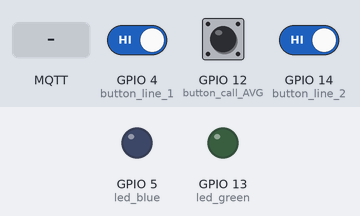
The sketch below on a simulated ESP8266 (NodeMCU). On the bench: output pins drawn as LEDs (lit = HIGH). The inputs (shaded band) are chosen by the test bench; at power-on: GPIO 12 (button_call_AVG) HIGH, GPIO 4 (button_line_1) HIGH, GPIO 14 (button_line_2) HIGH. WiFi joins after 1.5 s; servers stay silent unless stated; no MQTT or app messages arrive unless stated; what the sketch prints to the serial monitor is not drawn.

Above: at 2.7 s.
2.8 s: MQTT message "ON" arrives on the first subscribed topic
At 3.3 s:
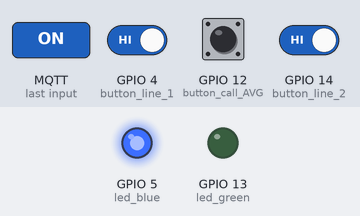
4.3 s: GPIO 12 (button_call_AVG) pulled LOW for 0.15 s
At 4.8 s:
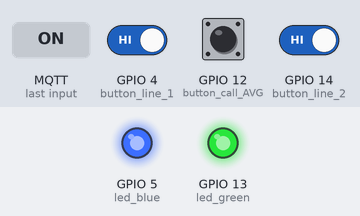
5.9 s: MQTT message "OFF" arrives on the first subscribed topic
At 6.9 s:
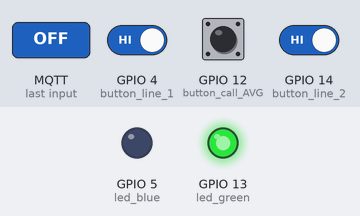
7.4 s: MQTT message "done_1" arrives on the first subscribed topic
At 8.2 s:
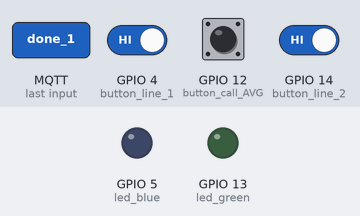
8.9 s: GPIO 12 (button_call_AVG) pulled LOW for 1 s
At 10.8 s:
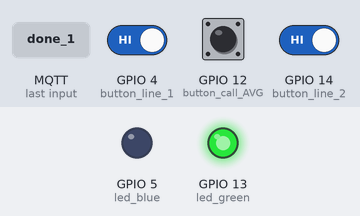
Timing chart, 0 to 12.3 s (numbered marks = the images above; inputs shaded):
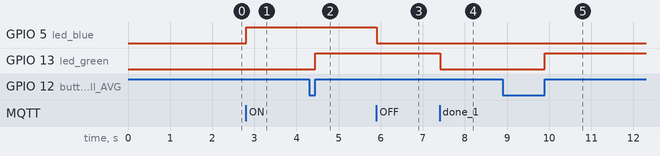

The sketch:

client1_phu.ino
```cpp
#define led_blue 5
#define led_green 13
#define button_line_1 4
#define button_line_2 14
#define button_call_AVG 12
#include <PubSubClient.h>
#include <ESP8266WiFi.h>

WiFiClient client;
PubSubClient mqtt_client(client);

const char *ssid = "HP Ultrasonic";
const char *password= "wwwwwwww";
const char *server_mqtt="192.168.0.132";
const int port_mqtt=1883;
const char *mqtt_id="client 2";
const char *topic_subscribe="ESP8266_AVG";
const char *topic_publish="ESP8266_AVG";
char rx_data[50]="";

String message_send="";
String p= "";
int client2_line1=0;
int client2_line2=0;
int client1=0;

void call_AVG()
{
  if (digitalRead(button_call_AVG)==0)
  {
    while (digitalRead(button_call_AVG)==0)
    {
      delay(10);
    }
    digitalWrite(led_green,1);
    if (mqtt_client.connected())
    {
      mqtt_client.publish(topic_publish,"1");
    }
  }
}
void line_1()
{
  if (digitalRead(button_line_1)==0)
  {
    while (digitalRead(button_line_1)==0)
    {
      delay(10);
      if (digitalRead(button_line_2)==0)
      {
        while (digitalRead(button_line_2)==0)
        {
          delay(10);
        }
        if (mqtt_client.connected())
        {
          client2_line2++;
          // String payload = "";
          // payload += client2;
          String payload = "{\"client2_line2\":";
          payload += client2_line2;
          payload += "}\0";
          mqtt_client.publish(topic_publish, payload.c_str());
        }
      }
    }
    if (mqtt_client.connected())
    {
      client2_line1++;
      // String payload = "";
      // payload += client2;
      String payload = "{\"client2_line1\":";
      payload += client2_line1;
      payload += "}\0";
      mqtt_client.publish(topic_publish, payload.c_str());
    }
  }
}
void line_2()
{
  if (digitalRead(button_line_2)==0)
  {
    while (digitalRead(button_line_2)==0)
    {
      delay(10);
      if (digitalRead(button_line_1)==0)
      {
        while (digitalRead(button_line_1)==0)
        {
          delay(10);
        }
        if (mqtt_client.connected())
        {
          client2_line1++;
          // String payload = "";
          // payload += client2;
          String payload = "{\"client2_line1\":";
          payload += client2_line1;
          payload += "}\0";
          mqtt_client.publish(topic_publish, payload.c_str());
        }
      }
    }
    if (mqtt_client.connected())
    {
      client2_line2++;
      // String payload = "";
      // payload += client2;
      String payload = "{\"client2_line2\":";
      payload += client2_line2;
      payload += "}\0";
      mqtt_client.publish(topic_publish, payload.c_str());
    }
  }
}
 // read data
void callback(char *topic,byte *payload, unsigned int length)
{
  Serial.print("receive from: ");
  Serial.println(topic);
  Serial.print("messeage: ");
  for (size_t i = 0; i < length; i++)
  {
     rx_data[i]=((char)payload[i]);
  }
  p=String(rx_data);
  Serial.println(p);
  Serial.print("-------------------------------");
  Serial.println();
  memset(rx_data,0,sizeof(rx_data));
  // khi AGV on, các client đều sẵn sàng
  if (p=="ON")
  {
    digitalWrite(led_blue,HIGH);
  }
  if (p=="OFF")
  {
    digitalWrite(led_blue,LOW);
  }
  if (p=="done_1")
  {
    digitalWrite(led_green,0);
  }
}
void setup()
{
  Serial.begin(9600);
  pinMode(led_blue,OUTPUT);
  pinMode(led_green,OUTPUT);
  pinMode(button_line_1,INPUT_PULLUP);
  pinMode(button_line_2,INPUT_PULLUP);
  pinMode(button_call_AVG,INPUT_PULLUP);
  Serial.println("connecting to wifi");

  WiFi.begin(ssid,password);
  // ket noi wifi
  while (WiFi.status()!=WL_CONNECTED)
  {
    delay(100);
    Serial.print(".");
  }
  Serial.println("connected to wifi");

  Serial.println("connecting to MQTT");
  mqtt_client.setServer(server_mqtt, port_mqtt);
  mqtt_client.setCallback(callback);
  // ket noi mqtt
  while (!mqtt_client.connect(mqtt_id))
  {
    delay(100);
    Serial.print(".");
  }
  Serial.println("connected to MQTT");
  mqtt_client.publish(topic_publish," client 2 hello Server");
  mqtt_client.subscribe(topic_subscribe);

}
void loop()
{
  mqtt_client.loop();
  line_1();
  line_2();
  call_AVG();
  //Serial.println(p);
}
```

Measured:
- after the input at 2.8 s, GPIO 5 (led_blue): LOW → HIGH at once
- after the input at 4.3 s, GPIO 13 (led_green): LOW → HIGH after 0.15 s
- after the input at 5.9 s, GPIO 5 (led_blue): HIGH → LOW at once
- after the input at 7.4 s, GPIO 13 (led_green): HIGH → LOW at once
- after the input at 8.9 s, GPIO 13 (led_green): LOW → HIGH after 1.0 s
